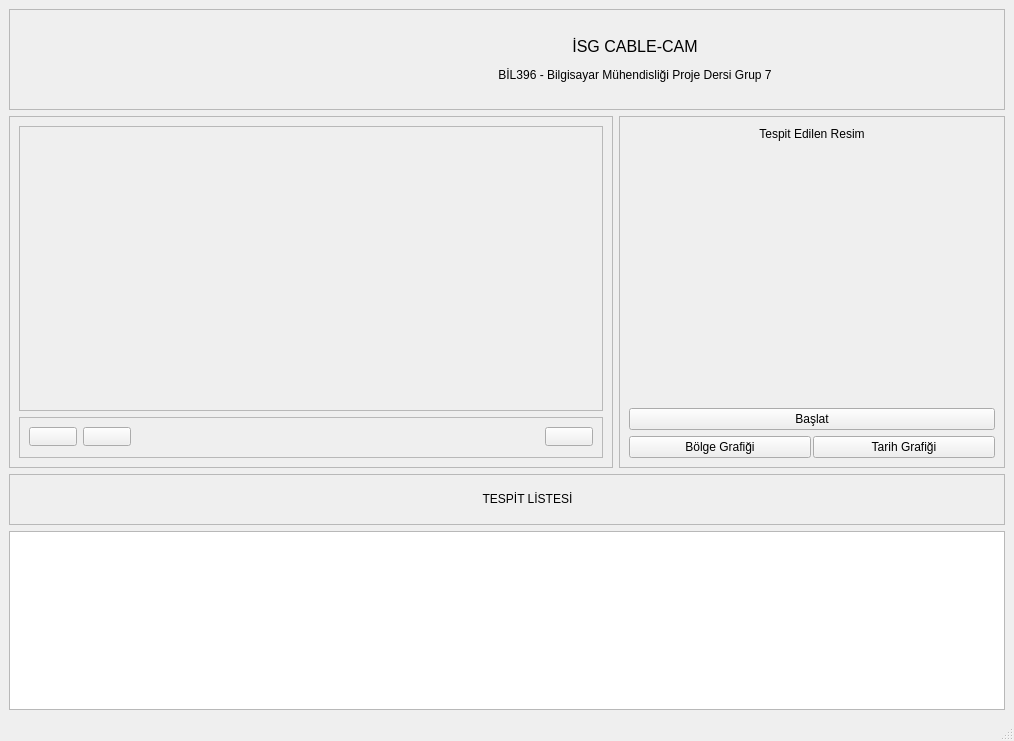
<?xml version="1.0" encoding="UTF-8"?>
<ui version="4.0">
 <class>SecondWindow</class>
 <widget class="QMainWindow" name="SecondWindow">
  <property name="geometry">
   <rect>
    <x>0</x>
    <y>0</y>
    <width>1014</width>
    <height>741</height>
   </rect>
  </property>
  <property name="minimumSize">
   <size>
    <width>813</width>
    <height>0</height>
   </size>
  </property>
  <property name="windowTitle">
   <string>İSG CABLE-CAM</string>
  </property>
  <widget class="QWidget" name="centralwidget">
   <layout class="QGridLayout" name="gridLayout_7">
    <item row="0" column="0">
     <layout class="QVBoxLayout" name="verticalLayout_4">
      <item>
       <widget class="QFrame" name="mainLabel">
        <property name="frameShape">
         <enum>QFrame::StyledPanel</enum>
        </property>
        <property name="frameShadow">
         <enum>QFrame::Raised</enum>
        </property>
        <layout class="QGridLayout" name="gridLayout_3">
         <item row="0" column="0">
          <layout class="QHBoxLayout" name="horizontalLayout_4">
           <item>
            <spacer name="horizontalSpacer_8">
             <property name="orientation">
              <enum>Qt::Horizontal</enum>
             </property>
             <property name="sizeHint" stdset="0">
              <size>
               <width>40</width>
               <height>20</height>
              </size>
             </property>
            </spacer>
           </item>
           <item>
            <widget class="QLabel" name="gtu">
             <property name="minimumSize">
              <size>
               <width>140</width>
               <height>81</height>
              </size>
             </property>
             <property name="text">
              <string/>
             </property>
            </widget>
           </item>
           <item>
            <spacer name="horizontalSpacer_2">
             <property name="orientation">
              <enum>Qt::Horizontal</enum>
             </property>
             <property name="sizeHint" stdset="0">
              <size>
               <width>40</width>
               <height>20</height>
              </size>
             </property>
            </spacer>
           </item>
           <item>
            <widget class="QLabel" name="label">
             <property name="minimumSize">
              <size>
               <width>500</width>
               <height>0</height>
              </size>
             </property>
             <property name="maximumSize">
              <size>
               <width>741</width>
               <height>16777215</height>
              </size>
             </property>
             <property name="text">
              <string>&lt;html&gt;&lt;head/&gt;&lt;body&gt;&lt;p align=&quot;center&quot;&gt;&lt;span style=&quot; font-size:12pt;&quot;&gt;İSG CABLE-CAM&lt;/span&gt;&lt;/p&gt;&lt;p align=&quot;center&quot;&gt;BİL396 - Bilgisayar Mühendisliği Proje Dersi Grup 7&lt;/p&gt;&lt;/body&gt;&lt;/html&gt;</string>
             </property>
            </widget>
           </item>
           <item>
            <spacer name="horizontalSpacer_7">
             <property name="orientation">
              <enum>Qt::Horizontal</enum>
             </property>
             <property name="sizeHint" stdset="0">
              <size>
               <width>40</width>
               <height>20</height>
              </size>
             </property>
            </spacer>
           </item>
          </layout>
         </item>
        </layout>
       </widget>
      </item>
      <item>
       <layout class="QHBoxLayout" name="horizontalLayout_7">
        <item>
         <widget class="QFrame" name="videoPart">
          <property name="minimumSize">
           <size>
            <width>600</width>
            <height>311</height>
           </size>
          </property>
          <property name="maximumSize">
           <size>
            <width>16777215</width>
            <height>16777215</height>
           </size>
          </property>
          <property name="frameShape">
           <enum>QFrame::StyledPanel</enum>
          </property>
          <property name="frameShadow">
           <enum>QFrame::Raised</enum>
          </property>
          <layout class="QGridLayout" name="gridLayout_5">
           <item row="0" column="0">
            <layout class="QVBoxLayout" name="verticalLayout_3">
             <item>
              <widget class="QFrame" name="videoFrame">
               <property name="minimumSize">
                <size>
                 <width>491</width>
                 <height>261</height>
                </size>
               </property>
               <property name="frameShape">
                <enum>QFrame::StyledPanel</enum>
               </property>
               <property name="frameShadow">
                <enum>QFrame::Raised</enum>
               </property>
               <layout class="QGridLayout" name="gridLayout_6">
                <item row="0" column="1">
                 <widget class="QLabel" name="video">
                  <property name="minimumSize">
                   <size>
                    <width>491</width>
                    <height>261</height>
                   </size>
                  </property>
                  <property name="text">
                   <string/>
                  </property>
                 </widget>
                </item>
               </layout>
              </widget>
             </item>
             <item>
              <widget class="QFrame" name="frame_6">
               <property name="minimumSize">
                <size>
                 <width>0</width>
                 <height>41</height>
                </size>
               </property>
               <property name="maximumSize">
                <size>
                 <width>16777215</width>
                 <height>41</height>
                </size>
               </property>
               <property name="frameShape">
                <enum>QFrame::StyledPanel</enum>
               </property>
               <property name="frameShadow">
                <enum>QFrame::Raised</enum>
               </property>
               <layout class="QGridLayout" name="gridLayout_4">
                <item row="0" column="0">
                 <layout class="QHBoxLayout" name="horizontalLayout_3">
                  <item>
                   <widget class="QPushButton" name="play">
                    <property name="minimumSize">
                     <size>
                      <width>48</width>
                      <height>19</height>
                     </size>
                    </property>
                    <property name="maximumSize">
                     <size>
                      <width>48</width>
                      <height>19</height>
                     </size>
                    </property>
                    <property name="text">
                     <string/>
                    </property>
                   </widget>
                  </item>
                  <item>
                   <widget class="QPushButton" name="stop">
                    <property name="minimumSize">
                     <size>
                      <width>48</width>
                      <height>19</height>
                     </size>
                    </property>
                    <property name="maximumSize">
                     <size>
                      <width>48</width>
                      <height>19</height>
                     </size>
                    </property>
                    <property name="text">
                     <string/>
                    </property>
                   </widget>
                  </item>
                  <item>
                   <spacer name="horizontalSpacer_4">
                    <property name="orientation">
                     <enum>Qt::Horizontal</enum>
                    </property>
                    <property name="sizeHint" stdset="0">
                     <size>
                      <width>40</width>
                      <height>20</height>
                     </size>
                    </property>
                   </spacer>
                  </item>
                  <item>
                   <widget class="QPushButton" name="fullScreen">
                    <property name="minimumSize">
                     <size>
                      <width>48</width>
                      <height>19</height>
                     </size>
                    </property>
                    <property name="maximumSize">
                     <size>
                      <width>48</width>
                      <height>19</height>
                     </size>
                    </property>
                    <property name="text">
                     <string/>
                    </property>
                   </widget>
                  </item>
                 </layout>
                </item>
               </layout>
              </widget>
             </item>
            </layout>
           </item>
          </layout>
         </widget>
        </item>
        <item>
         <widget class="QFrame" name="managePart">
          <property name="minimumSize">
           <size>
            <width>386</width>
            <height>352</height>
           </size>
          </property>
          <property name="maximumSize">
           <size>
            <width>500</width>
            <height>16777215</height>
           </size>
          </property>
          <property name="frameShape">
           <enum>QFrame::StyledPanel</enum>
          </property>
          <property name="frameShadow">
           <enum>QFrame::Raised</enum>
          </property>
          <layout class="QGridLayout" name="gridLayout_2">
           <item row="0" column="0">
            <layout class="QVBoxLayout" name="verticalLayout_2">
             <item>
              <layout class="QVBoxLayout" name="verticalLayout">
               <item>
                <widget class="QLabel" name="label_3">
                 <property name="maximumSize">
                  <size>
                   <width>16777215</width>
                   <height>17</height>
                  </size>
                 </property>
                 <property name="text">
                  <string>&lt;html&gt;&lt;head/&gt;&lt;body&gt;&lt;p align=&quot;center&quot;&gt;Tespit Edilen Resim&lt;/p&gt;&lt;/body&gt;&lt;/html&gt;</string>
                 </property>
                </widget>
               </item>
               <item>
                <widget class="QLabel" name="detectedImage">
                 <property name="text">
                  <string/>
                 </property>
                </widget>
               </item>
              </layout>
             </item>
             <item>
              <widget class="QPushButton" name="baslat">
               <property name="text">
                <string>Başlat</string>
               </property>
              </widget>
             </item>
             <item>
              <layout class="QHBoxLayout" name="horizontalLayout_5">
               <item>
                <layout class="QHBoxLayout" name="horizontalLayout_6">
                 <property name="spacing">
                  <number>2</number>
                 </property>
                 <property name="sizeConstraint">
                  <enum>QLayout::SetMinimumSize</enum>
                 </property>
                 <item>
                  <widget class="QPushButton" name="bolgeGrafigi">
                   <property name="text">
                    <string>Bölge Grafiği</string>
                   </property>
                  </widget>
                 </item>
                 <item>
                  <widget class="QPushButton" name="openDateGraph">
                   <property name="text">
                    <string>Tarih Grafiği</string>
                   </property>
                  </widget>
                 </item>
                </layout>
               </item>
              </layout>
             </item>
            </layout>
           </item>
          </layout>
         </widget>
        </item>
       </layout>
      </item>
      <item>
       <layout class="QVBoxLayout" name="_2">
        <item>
         <widget class="QFrame" name="frame_4">
          <property name="frameShape">
           <enum>QFrame::StyledPanel</enum>
          </property>
          <property name="frameShadow">
           <enum>QFrame::Raised</enum>
          </property>
          <layout class="QGridLayout" name="gridLayout">
           <item row="0" column="0">
            <layout class="QHBoxLayout" name="horizontalLayout">
             <item>
              <spacer name="horizontalSpacer">
               <property name="orientation">
                <enum>Qt::Horizontal</enum>
               </property>
               <property name="sizeType">
                <enum>QSizePolicy::Expanding</enum>
               </property>
               <property name="sizeHint" stdset="0">
                <size>
                 <width>40</width>
                 <height>20</height>
                </size>
               </property>
              </spacer>
             </item>
             <item>
              <widget class="QLabel" name="dikkat1">
               <property name="sizePolicy">
                <sizepolicy hsizetype="Maximum" vsizetype="Preferred">
                 <horstretch>0</horstretch>
                 <verstretch>0</verstretch>
                </sizepolicy>
               </property>
               <property name="minimumSize">
                <size>
                 <width>40</width>
                 <height>31</height>
                </size>
               </property>
               <property name="text">
                <string/>
               </property>
              </widget>
             </item>
             <item>
              <spacer name="horizontalSpacer_5">
               <property name="orientation">
                <enum>Qt::Horizontal</enum>
               </property>
               <property name="sizeType">
                <enum>QSizePolicy::Preferred</enum>
               </property>
               <property name="sizeHint" stdset="0">
                <size>
                 <width>40</width>
                 <height>20</height>
                </size>
               </property>
              </spacer>
             </item>
             <item>
              <widget class="QLabel" name="label_2">
               <property name="minimumSize">
                <size>
                 <width>99</width>
                 <height>31</height>
                </size>
               </property>
               <property name="text">
                <string>&lt;html&gt;&lt;head/&gt;&lt;body&gt;&lt;p align=&quot;center&quot;&gt;TESPİT LİSTESİ&lt;/p&gt;&lt;/body&gt;&lt;/html&gt;</string>
               </property>
              </widget>
             </item>
             <item>
              <widget class="QLabel" name="dikkat2">
               <property name="minimumSize">
                <size>
                 <width>40</width>
                 <height>31</height>
                </size>
               </property>
               <property name="text">
                <string/>
               </property>
              </widget>
             </item>
             <item>
              <spacer name="horizontalSpacer_3">
               <property name="orientation">
                <enum>Qt::Horizontal</enum>
               </property>
               <property name="sizeHint" stdset="0">
                <size>
                 <width>40</width>
                 <height>20</height>
                </size>
               </property>
              </spacer>
             </item>
            </layout>
           </item>
          </layout>
         </widget>
        </item>
        <item>
         <widget class="QTableWidget" name="tableWidget">
          <property name="minimumSize">
           <size>
            <width>791</width>
            <height>0</height>
           </size>
          </property>
         </widget>
        </item>
       </layout>
      </item>
     </layout>
    </item>
   </layout>
  </widget>
  <widget class="QMenuBar" name="menubar">
   <property name="geometry">
    <rect>
     <x>0</x>
     <y>0</y>
     <width>1014</width>
     <height>22</height>
    </rect>
   </property>
  </widget>
  <widget class="QStatusBar" name="statusbar"/>
 </widget>
 <resources/>
 <connections/>
</ui>
